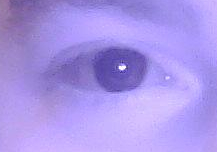
#> input picture david_eye.jpg, 217 x 152 px
$ python -i iris_detection.py   (imports and definitions only)   (older library calls are emulated)
#> lines starting #> are read from the running program, lines starting #| are printed output that depends on the picture
#> further down, picture is the input picture: shape (152, 217, 3); mean B, G, R 232.1, 149.2, 168.7
import sys
import math
import numpy as np
import scipy.ndimage.filters as filters
from scipy.signal import medfilt

sys.path.append('/usr/local/lib/python3.6/site-packages')

from track_ic.ellipse_fitting import *

from pandas import *

import cv2

faceCascade = cv2.CascadeClassifier('haar/haarcascade_frontalface_default.xml')
eye_cascade = cv2.CascadeClassifier('haar/haarcascade_eye.xml')

def find_rois(frame):
    gray = cv2.cvtColor(frame, cv2.COLOR_BGR2GRAY)
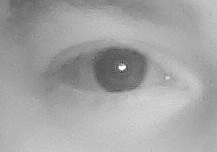
#> gray: shape (152, 217); min 51, max 253, mean 164.5

    faces = faceCascade.detectMultiScale(
        gray,
        scaleFactor=1.1,
        minNeighbors=5,
        minSize=(30, 30),
        flags=cv2.CASCADE_SCALE_IMAGE
    )
#> faces = ()

    # Draw a rectangle around the faces
    for (x, y, w, h) in faces:
        cv2.rectangle(frame,(x,y),(x+w,y+h),(255,0,0),2)
        roi_gray = gray[y:y+int(h*0.6), x:x+w]
        roi_color = frame[y:y+h, x:x+w]

        eyes = eye_cascade.detectMultiScale(
            roi_gray,
            minNeighbors=5,
            minSize=(10,10),
            maxSize=(int(w/2), int(w/2))
        )
        for (ex,ey,ew,eh) in eyes:
            if(ew > w / 5):
                cv2.rectangle(roi_color,(ex,ey),(ex+ew,ey+eh),(0,255,0),2)
                eye_roi_gray = roi_gray[ey:ey+eh, ex:ex+ew]
                eye_roi_color = roi_color[ey:ey+eh, ex:ex+ew]

                find_iris(eye_roi_color, eye_roi_gray, w)
#> this loop made 0 passes


# [123 lines left out: function find_iris, not called in this run]

>>> import cv2
>>> picture = cv2.imread('../../../david_eye.jpg')
>>> result = find_rois(picture)
